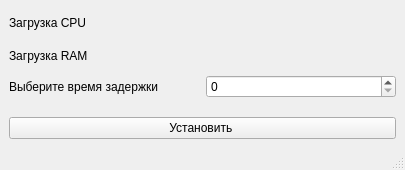
<?xml version="1.0" encoding="UTF-8"?>
<ui version="4.0">
 <class>MainWindow</class>
 <widget class="QMainWindow" name="MainWindow">
  <property name="geometry">
   <rect>
    <x>0</x>
    <y>0</y>
    <width>405</width>
    <height>170</height>
   </rect>
  </property>
  <property name="minimumSize">
   <size>
    <width>405</width>
    <height>170</height>
   </size>
  </property>
  <property name="maximumSize">
   <size>
    <width>405</width>
    <height>170</height>
   </size>
  </property>
  <property name="windowTitle">
   <string>MainWindow</string>
  </property>
  <widget class="QWidget" name="centralwidget">
   <layout class="QVBoxLayout" name="verticalLayout_2">
    <item>
     <layout class="QHBoxLayout" name="horizontalLayout_2">
      <item>
       <widget class="QLabel" name="label_2">
        <property name="text">
         <string>Загрузка CPU</string>
        </property>
       </widget>
      </item>
      <item>
       <widget class="QLabel" name="label_3">
        <property name="text">
         <string/>
        </property>
       </widget>
      </item>
     </layout>
    </item>
    <item>
     <layout class="QHBoxLayout" name="horizontalLayout_3">
      <item>
       <widget class="QLabel" name="label_4">
        <property name="text">
         <string>Загрузка RAM</string>
        </property>
       </widget>
      </item>
      <item>
       <widget class="QLabel" name="label_5">
        <property name="text">
         <string/>
        </property>
       </widget>
      </item>
     </layout>
    </item>
    <item>
     <layout class="QHBoxLayout" name="horizontalLayout">
      <item>
       <widget class="QLabel" name="label">
        <property name="text">
         <string>Выберите время задержки </string>
        </property>
       </widget>
      </item>
      <item>
       <widget class="QSpinBox" name="spinBox"/>
      </item>
     </layout>
    </item>
    <item>
     <spacer name="verticalSpacer">
      <property name="orientation">
       <enum>Qt::Vertical</enum>
      </property>
      <property name="sizeType">
       <enum>QSizePolicy::Maximum</enum>
      </property>
      <property name="sizeHint" stdset="0">
       <size>
        <width>13</width>
        <height>13</height>
       </size>
      </property>
     </spacer>
    </item>
    <item>
     <widget class="QPushButton" name="pushButton">
      <property name="text">
       <string>Установить </string>
      </property>
     </widget>
    </item>
   </layout>
  </widget>
  <widget class="QMenuBar" name="menubar">
   <property name="geometry">
    <rect>
     <x>0</x>
     <y>0</y>
     <width>405</width>
     <height>22</height>
    </rect>
   </property>
  </widget>
  <widget class="QStatusBar" name="statusbar"/>
 </widget>
 <resources/>
 <connections/>
</ui>
